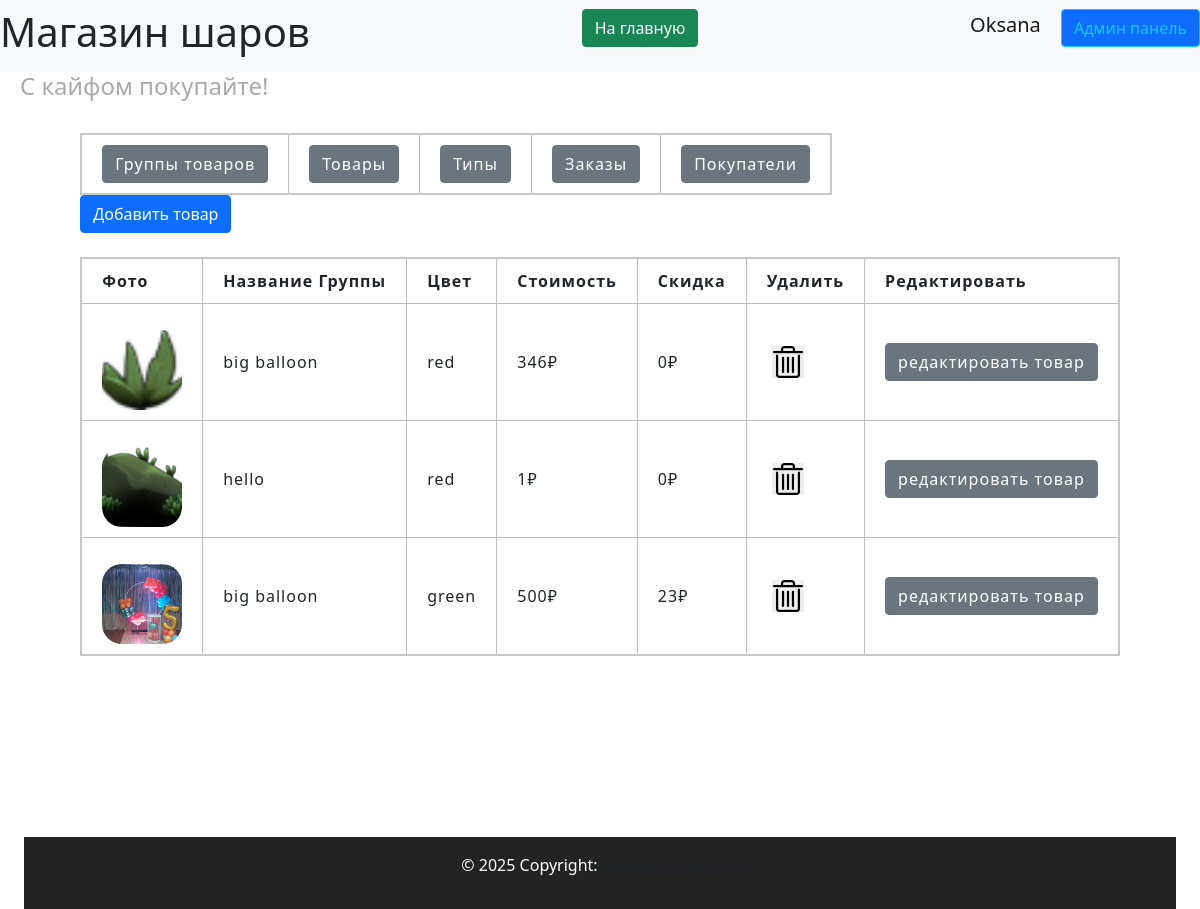
/admin/products (signed in), run on the app's committed database.
### data/users.py (models this page shows, shortened)
class User(SqlAlchemyBase, UserMixin, SerializerMixin):
    __tablename__ = 'users'
    id = sqlalchemy.Column(sqlalchemy.Integer,
                           primary_key=True, autoincrement=True)
    name = sqlalchemy.Column(sqlalchemy.String, nullable=True)
    tel = sqlalchemy.Column(sqlalchemy.String, nullable=True)
    email = sqlalchemy.Column(sqlalchemy.String,
                              index=True, unique=True, nullable=True)
    hashed_password = sqlalchemy.Column(sqlalchemy.String, nullable=True)
    created_date = sqlalchemy.Column(sqlalchemy.DateTime,
                                     default=datetime.datetime.now)
    basket = sqlalchemy.Column(sqlalchemy.String, default='{}')
    admin = sqlalchemy.Column(sqlalchemy.Boolean, default=False)
    tg_id = sqlalchemy.Column(sqlalchemy.String, nullable=True)
    confirmed = sqlalchemy.Column(sqlalchemy.Boolean, default=False)
    address = sqlalchemy.Column(sqlalchemy.String, nullable=True)
    orders = orm.relationship("Order", back_populates='user')

### data/products.py (models this page shows, shortened)
class Products(SqlAlchemyBase, SerializerMixin):
    __tablename__ = 'products'
    id = sqlalchemy.Column(sqlalchemy.Integer,
                           primary_key=True, autoincrement=True)
    color = sqlalchemy.Column(sqlalchemy.String, nullable=True)
    sale = sqlalchemy.Column(sqlalchemy.Integer, nullable=True)
    cost = sqlalchemy.Column(sqlalchemy.Integer)
    remains = sqlalchemy.Column(sqlalchemy.Integer, nullable=True)
    img = sqlalchemy.Column(sqlalchemy.String, default='0_0_0_none.jpg')
    product_group_id = sqlalchemy.Column(sqlalchemy.Integer, sqlalchemy.ForeignKey("product_group.id"))
    product_group = orm.relationship('ProductGroup')

### data/products_group.py (models this page shows, shortened)
class ProductGroup(SqlAlchemyBase, SerializerMixin):
    __tablename__ = 'product_group'
    id = sqlalchemy.Column(sqlalchemy.Integer,
                           primary_key=True, autoincrement=True)
    title = sqlalchemy.Column(sqlalchemy.String, nullable=True)
    description = sqlalchemy.Column(sqlalchemy.String, nullable=True)
    type = sqlalchemy.Column(sqlalchemy.Integer, sqlalchemy.ForeignKey("types.id"))
    type_relation = orm.relationship('Types')
    products = orm.relationship("Products", back_populates='product_group')

### server.py (the view)
@app.route('/admin/products', methods=['GET', 'POST'])
@login_required
def admin_products():
    if current_user.admin:
        db_sess = db_session.create_session()
        products = db_sess.query(Products).all()
        for product in products:
            if product.img:
                product.img = product.img.split(', ')
        return render_template('pages/admin_products.html', title='Админ панель',
                               products=products)
    else:
        return render_template('pages/no_rights.html')

### data/db_session.py (called while the page is built)
def create_session() -> Session:
    global __factory
    return __factory()

### server.py (called while the page is built)
@login_manager.user_loader
def load_user(user_id):
    db_sess = db_session.create_session()
    return db_sess.query(User).get(user_id)

### templates/pages/admin_products.html (shortened to what this page needs)
{% extends "pages/base_admin.html" %}
{% block admincontent %}
<div>
    {% if current_user.is_authenticated %}
    <a href="/admin/add-product" class="btn btn-primary">Добавить товар</a>
    {% endif %}
</div>
<br>
<div>
    <table>
        <tr>
            <th>Фото</th>
            <th>Название Группы</th>
            <th>Цвет</th>
            <th>Стоимость</th>
            <th>Скидка</th>
            <th>Удалить</th>
            <th>Редактировать</th>
        </tr>
        {% for product in products %}
        <tr>
            <td id="imgTd">
                {% if product.img%}
                <img src="../static/img/products/{{product.img[0]}}" class="admin-img-delete"
                     alt="404 картинка не нашлась(">
                {%else%}
                <img class="admin-img-delete" src="../static/img/products/none.jpg"
                     alt="404 картинка не нашлась("/>
                {%endif%}
            </td>
            <td>{{ product.product_group.title }}</td>
            <td>{{ product.color }}</td>
            <td>{{ product.cost }}₽</td>
            <td>{{ product.sale }}₽</td>
            <td>
                <button type="submit" onclick="show_me({{product.id}}, 'products');" class="delete-button">
                </button>
            </td>
            <td>
                <a href="/admin/edit-product/{{product.id}}" class="btn btn-secondary">редактировать товар</a>
            </td>
        </tr>
        {% endfor %}
    </table>
</div>
{% endblock %}

### templates/includes/header.html
<header>
    <nav class="navbar navbar-light bg-light">
        <h1> Магазин шаров</h1>
        <p align="right">
            <a href="/index" class="btn btn-success"> На главную </a>
        </p>
        {% if current_user.is_authenticated %}
        <p align="right">
            <a class="navbar-brand" href="/logout">{{ current_user.name }}</a>
            {% if current_user.admin%}
            <a class="btn btn-primary btn btn-outline-info mr-2" href="/admin/products">Админ панель</a>
            {% endif %}
            {% else %}
        <p align="right">
            <a class="btn btn-primary " href="/register">Зарегистрироваться</a>
            <a class="btn btn-success" href="/login">Войти</a>
        </p>
        {% endif %}
    </nav>
    <h4 align="left">С кайфом покупайте!</h4>
</header>

### static/css/header.css (style rules this page uses)
:root { --main-color: #0179FA; --second-color: white; }

### static/css/footer.css (style rules this page uses)
:root { --main-color: #111111; --second-color: white; }

### static/css/style.css (style rules this page uses)
:root { --main-color: #0179FA; --second-color: #ffffff; --thirdly_color: #629ee3; }
body { background-color: var(--second-color); }

### static/css/mystyle.css (style rules this page uses)
html { --firstly-color: white; --secondary-color: rgba(91, 82, 212, 0.837); --thirdly-color: rgb(99, 96, 105); --fourly-color: rgb(144, 182, 242); --black: rgb(35, 35, 35); --dark-blue: #12191D; --white: #FFFFFF; --green: #33FF00; --caribbean: #00E197; --light-green: #8EEF8C; --turquoise: #12EEFF; --pink: #F053D5; --red: #FE785A; --gray-900: #0C1114; --gray-700: #242A2C; --gray-650: #495257; --gray-600: #424B4F; --gray-500: #495257; --gray-300: #8D979E; --gray-200: #ACB4B9; --gray-150: #AEB6BB; --gray-100: #EEF1F3; --gray-50: #F6F8F9; }
h4 { padding-left: 20px; color: #aaaaaa; }
.admin-img-delete { width: 10vh; height: 10vh; border-radius: 20px; object-fit: cover; margin-top: 2vh; }
.delete-button { width: 4vh; height: 4vh; border: none; background-image: url('../img/system/admin_del_item.png'); background-size: cover; margin: 5px 5px; }
table { border-collapse: collapse; border: 2px solid rgb(200, 200, 200); letter-spacing: 1px; }
td, th { border: 1px solid rgb(190, 190, 190); padding: 10px 20px; }
body { margin: 0; padding: 0; text-align: center; }

### data on the page
User: name "Oksana"
Products: shows a picture, product_group "big balloon", color "red", cost "346", sale "0"
Products: shows a picture, product_group "hello", color "red", cost "1", sale "0"
Products: shows a picture, product_group "big balloon", color "green", cost "500", sale "23"
